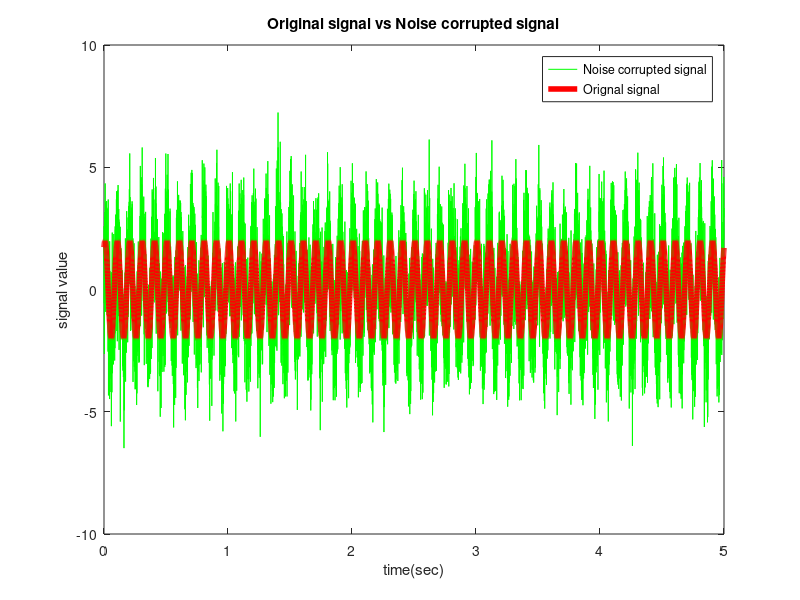

Source code (MATLAB): (Note: this script raises an error after producing the figure.)
clc; close all; clear;
echo off;

fig_idx = 1;
%% Signal Generation
N  = 1e4;                 % Number of signal points.
fs = 2000;                % Sampling rate.
f0 = 10;                  % Sine signal frequency.
t  = linspace(0, (N-1)/fs, N);
M  = 50;                  % Filter order, corresponding to (M+1)-taps filter

s = 2 * sin(2 * pi * f0 * t + pi / 3);
s = s(:);  % Transform to column vector

% Add the additive noise.
SNR = 0; % dB
Y = awgn(s,SNR,'measured');
SNR_esti = 10*log10((s'*s)/((Y - s)'*(Y - s)))

figure(fig_idx); fig_idx = fig_idx + 1;
plot(t,Y,'g-'); hold on;
plot(t,s,'r-','LineWidth',4); 
legend('Noise corrupted signal','Orignal signal');
title('Original signal vs Noise corrupted signal');
xlabel('time(sec)');ylabel('signal value');

%% Wiener Filtering
tic
[y_wiener,Wopt] = wiener_filter(Y, s, M);

% error
err_wiener = s - y_wiener;

% Result
% figure(fig_idx); fig_idx = fig_idx + 1;
% plot(t, s, 'r-', t, y, 'b-');
% legend('Original signal (Desired)','Filtered Output'); title('Wiener Filtering: Original signal (Desired), Filtered output');
% xlabel('time(sec)');ylabel('signal value');

% figure(fig_idx); fig_idx = fig_idx + 1;
% plot(t, err_wiener);
% title('Error');
% xlabel('time(sec)');ylabel('error value');
toc

%% SNR after filtering
SNR_after_filtering = 10*log10((s'*s)/(err_wiener'*err_wiener))

%% LMS algorithm
tic
% err_buf stores the error history, err_buf(k) is the error after the k-th iteration
err_lms = zeros(N, 1);
% W initialization. W is the adaptive filter coefficients. NOTE, it should
% be (M+1) taps, to be in consistent with the above wiener fiter.
Wlms = zeros(M+1, 1);
% Calculate the maximum eigenvalue of the input auto-correlation matrix,
% and decide the step-size based on the max eigenvalue.
% 0 < mu < 1/rho
% But in practical engineering problem, it is usually decided emprically or
% by simulation.
Rho_max = max(eig(Y * Y.'));
%mu = rand * (1 / Rho_max);  
mu = 0.25 * (1 / Rho_max);  

% y stores the filtered output from adaptive filter.
y_lms = zeros(size(Y));
for k = M + 1 : N % Iteration
    % Input vector for adaptive filter
    x = Y(k : -1 : k - M);
    % Adaptive filter output
    y_lms(k) = Wlms.' * x;
    % error of the k-th step iteration.
    err_lms(k) = s(k) - y_lms(k);
    % Filter coefficients update
    Wlms = Wlms + 2 * mu * err_lms(k) * x;
end
% Result.
figure(fig_idx); fig_idx = fig_idx + 1; plot(t, s, 'r-', t, y_wiener, 'b-',t, y_lms, 'k-');
legend('True desired signal','Wiener Filter output', 'LMS Filter output');
title('Comparison between true signal and Wiener filtered output, LMS filtered output');
xlabel('time(sec)');ylabel('signal value');
% figure(fig_idx); fig_idx = fig_idx + 1; plot(t , err_lms);
% title('Error of LMS');xlabel('time(sec)');ylabel('error value');
toc

%% Comparison between wiener-hopf solution and LMS filter coeffients after convergence
figure(fig_idx); fig_idx = fig_idx + 1;
plot([1:1:M+1], Wopt, 'ro-', [1:1:M+1], Wlms, 'kd-');
legend('Wiener filter', 'LMS filter');
title('Wiener filter vs LMS filter: filter coefficients');

figure(fig_idx); fig_idx = fig_idx + 1;
plot(t , err_wiener, 'r-', t , err_lms, 'k-');
legend('Wiener filter', 'LMS filter');
title('Wiener filter vs LMS filter: error curve');

echo off;
